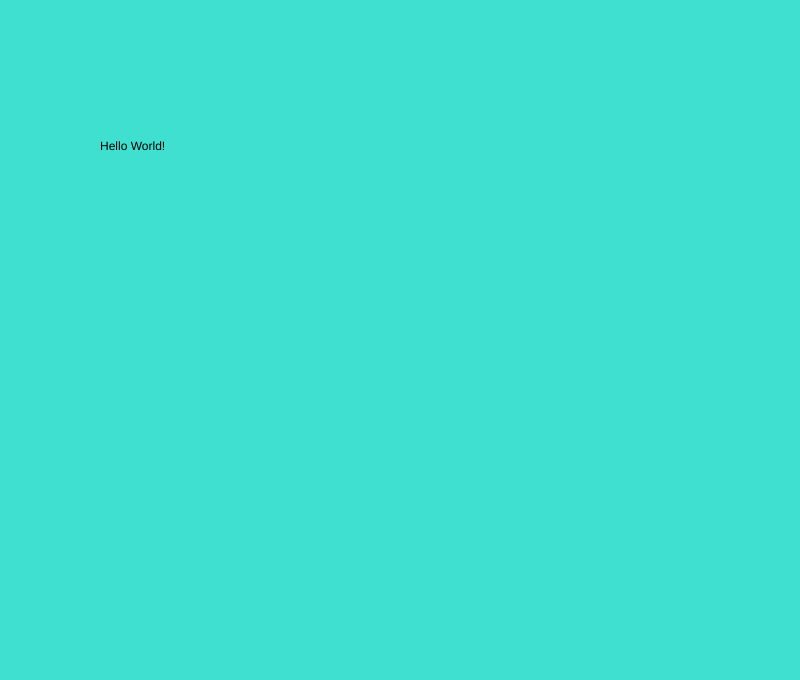
Frame 1 (no input)
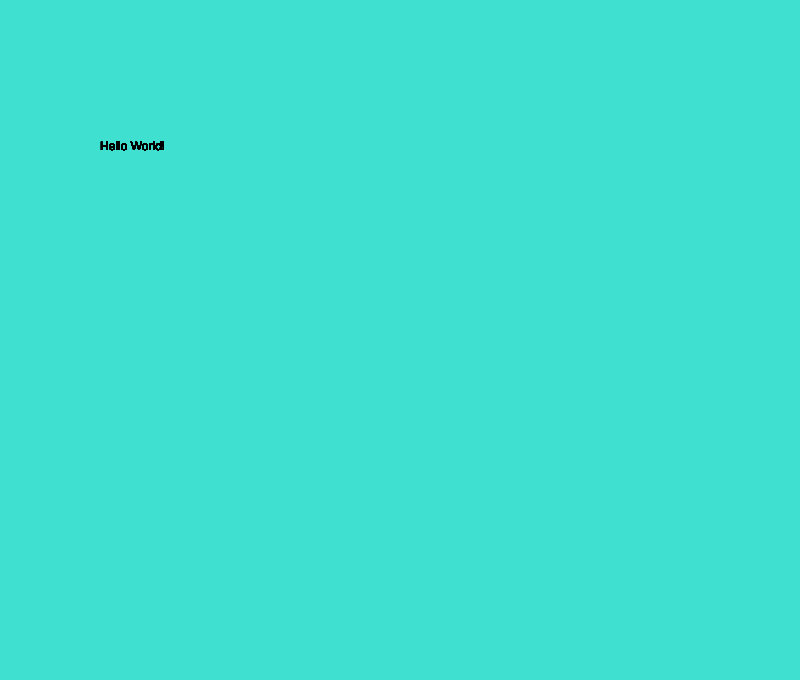
Frame 60 (no input)
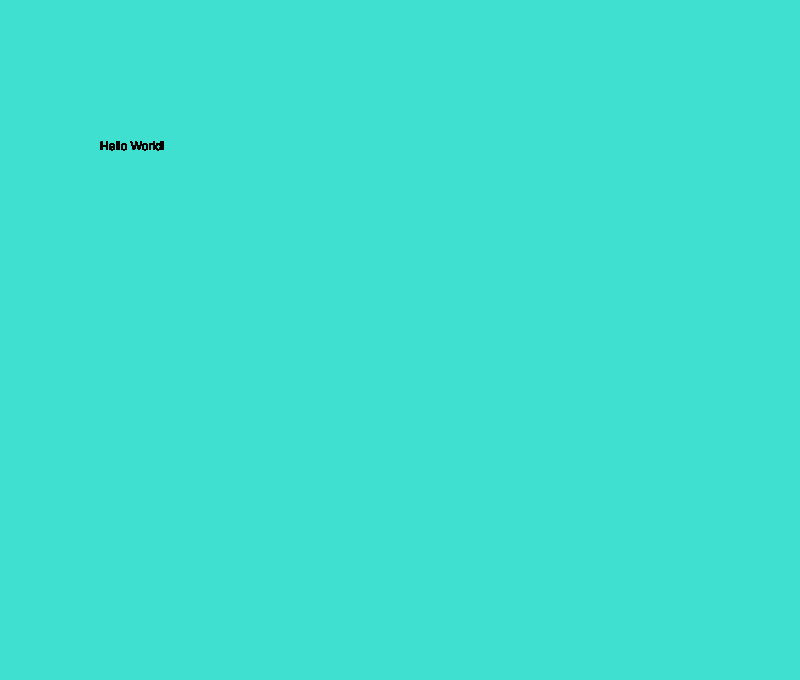
Frame 120 (the mouse pressed at the canvas centre since frame 60)

The p5.js sketch that drew these frames (run headless with seeded random() and noise() and a simulated clock; from frame 60 on, the mouse is pressed at the canvas centre):

// p5.js sketch
// ── sketch.js

// Declare setup function
function setup() {

  // Create canvas for hw-03 project
  createCanvas( 800, 680 );

  // Color canvas background 'turquoise'
  background( 'turquoise' );
}

// Declare draw function
function draw() {

  // Tells p5 to print the text string "Hello World!"
  // Position text at (x: 100, y: 150)
  text("Hello World!", 100, 150 );
}
